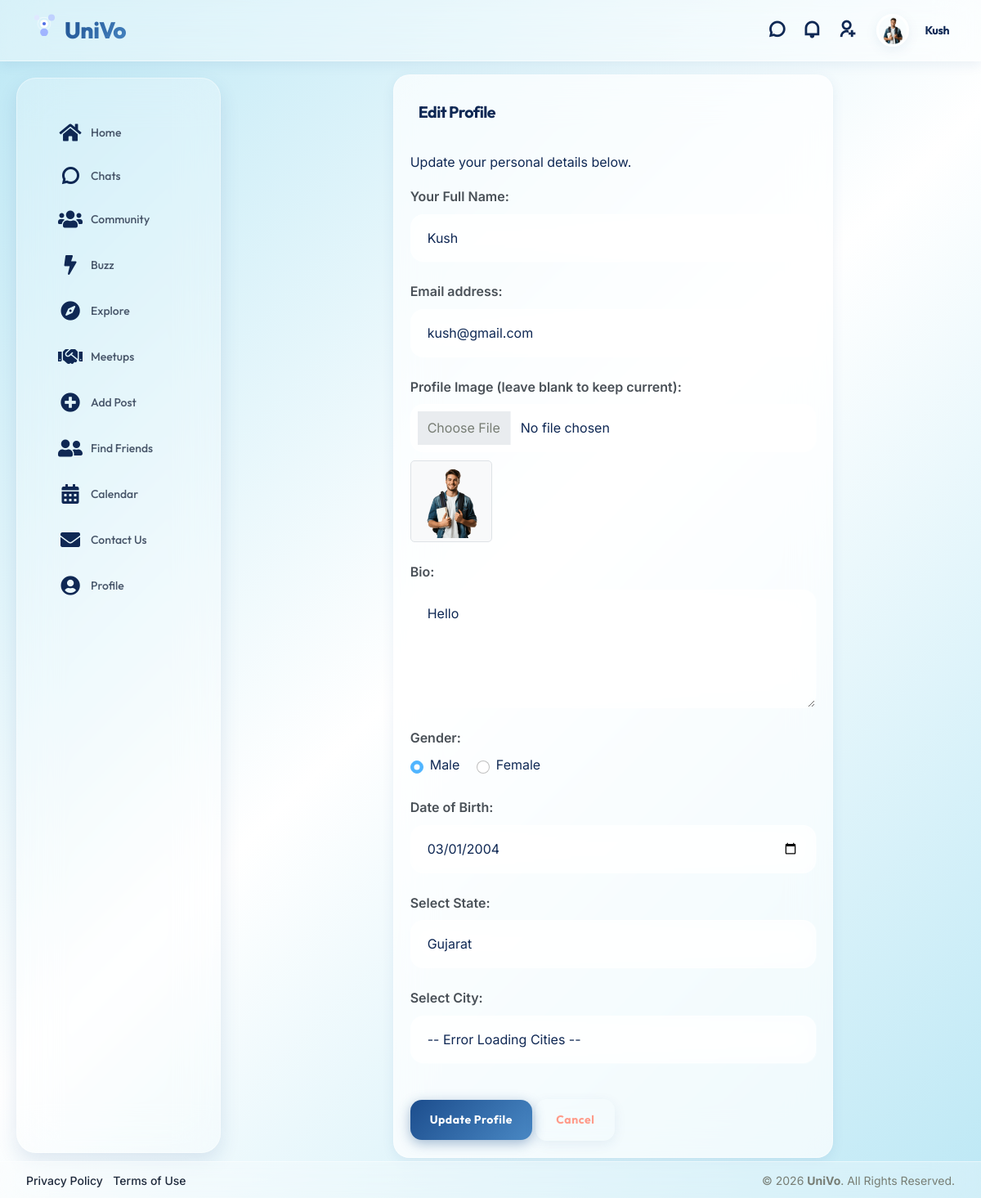
Screenshot of /profile/edit/ (signed in) with the database file from the repository.
### user/models.py (models this page shows, shortened)
class user(models.Model):
    userid=models.AutoField(primary_key=True)
    username=models.CharField(max_length=50)
    email=models.CharField(max_length=50)
    password=models.CharField(max_length=50)
    profile=models.ImageField(upload_to="assets/images/user/")
    bio=models.TextField(max_length=1000)
    gender=models.CharField(max_length=10)
    dob=models.DateField(validators=[no_future_date])
    cityid=models.ForeignKey(city,on_delete=models.CASCADE)
    registrationdt=models.DateTimeField(auto_now=True)
    last_checked_chats=models.DateTimeField(null=True, blank=True)
    last_checked_activity=models.DateTimeField(null=True, blank=True)
    last_checked_invites=models.DateTimeField(null=True, blank=True)
    last_seen=models.DateTimeField(null=True, blank=True)
    google_id=models.CharField(max_length=255, null=True, blank=True)  # Google OAuth user ID
    phone=models.CharField(max_length=15, null=True, blank=True)

### user/views.py (the view, shortened to what this page needs)
# urls.py: path('profile/edit/', views.edit_profile, name='edit_profile'),
def edit_profile(request):
    userid = request.session.get('userid')
    if not userid:
        return redirect('signin')
    u = user.objects.get(pk=userid)
    data = {
        "states": state.objects.all().order_by('statename'),
        "cities": city.objects.all().order_by('cityname'),
        "user_profile": u,
        "user_state_id": u.cityid.stateid.stateid if u.cityid else None,
    }
    return render(request, 'edit-profile.html', data)

### user/templates/edit-profile.html (shortened to what this page needs)
{% extends "base.html" %}
{% block content %}
<div class="content-inner" id="page_layout">
    <div class="container-fluid">
        <div class="row justify-content-center">
            <div class="col-sm-12 col-lg-8">
                <div class="card shadow-sm border-0 rounded-4">
                    <div class="card-header d-flex justify-content-between border-bottom-0 bg-transparent pt-4 px-4">
                        <div class="header-title">
                            <h4 class="card-title fw-bold">Edit Profile</h4>
                        </div>
                    </div>
                    <div class="card-body">
                        <p>Update your personal details below.</p>
                        <form method="post" enctype="multipart/form-data" action="{% url 'edit_profile' %}">
                            <div class="form-group">
                                <label class="form-label" for="name">Your Full Name:</label>
                                <input type="text" class="form-control" id="name" name="name"
                                    value="{{ user_profile.username }}" required>
                            </div>
                            <div class="form-group">
                                <label class="form-label" for="email">Email address:</label>
                                <input type="email" class="form-control" id="email" name="email"
                                    value="{{ user_profile.email }}" required>
                            </div>
                            <div class="form-group">
                                <label class="form-label" for="profile">Profile Image (leave blank to keep
                                    current):</label>
                                <input type="file" class="form-control" id="profile" name="fup">
                                {% if user_profile.profile %}
                                <div class="mt-2">
                                    <img src="{{ user_profile.profile.url }}" alt="Current Profile"
                                        class="img-thumbnail" style="max-height: 100px;">
                                </div>
                                {% endif %}
                            </div>
                            <div class="form-group">
                                <label class="form-label" for="bio">Bio:</label>
                                <textarea class="form-control" id="bio" name="bio" rows="4"
                                    required>{{ user_profile.bio }}</textarea>
                            </div>
                            <div class="form-group">
                                <label class="form-label">Gender:</label><br>
                                <div class="form-check form-check-inline">
                                    <input type="radio" class="form-check-input" name="gender" id="genderMale"
                                        value="male" {% if user_profile.gender|lower == 'male' %}checked{% endif %}>
                                    <label class="form-check-label" for="genderMale">Male</label>
                                </div>
                                <div class="form-check form-check-inline">
                                    <input type="radio" class="form-check-input" name="gender" id="genderFemale"
                                        value="female" {% if user_profile.gender|lower == 'female' %}checked{% endif %}>
                                    <label class="form-check-label" for="genderFemale">Female</label>
                                </div>
                            </div>
                            <div class="form-group">
                                <label class="form-label" for="dob">Date of Birth:</label>
                                <input type="date" class="form-control" id="dob" name="dob"
                                    value="{{ user_profile.dob|date:'Y-m-d' }}" required>
                            </div>
                            <div class="form-group">
                                <label class="form-label" for="state">Select State:</label>
                                <select name="state" id="state" class="form-control" required>
                                    {% for s in states %}
                                    <option value="{{ s.stateid }}" {% if user_state_id == s.stateid %}selected{% endif %}>{{ s.statename }}</option>
                                    {% endfor %}
                                </select>
                            </div>
                            <div class="form-group">
                                <label class="form-label" for="city">Select City:</label>
                                <select name="city" id="city" class="form-control" required disabled>
                                    <option value="">-- Select State First --</option>
                                </select>
                            </div>
                            <button type="submit" class="btn btn-primary mt-3">Update Profile</button>
                            <a href="{% url 'my_profile' %}" class="btn bg-danger-subtle mt-3 text-danger">Cancel</a>
                        </form>
                    </div>
                </div>
            </div>
        </div>
    </div>
</div>
{% endblock %}

### user/templates/base.html (shortened to what this page needs)
{% load static %}
<!doctype html>
<html lang="en">
  <head>
    <link rel="stylesheet" href="{% static 'assets/css/libs.min.css' %}" />
    <link rel="stylesheet" href="{% static 'assets/css/socialv1fc6.css' %}" />
    <link rel="stylesheet" href="{% static 'assets/css/custom_theme.css' %}?v=2.0" />
    <link
      rel="stylesheet"
      href="https://cdnjs.cloudflare.com/ajax/libs/font-awesome/5.15.4/css/all.min.css"
    />
    <link
      rel="stylesheet"
      href="https://cdn.jsdelivr.net/npm/remixicon@2.5.0/fonts/remixicon.css"
    />
    <link
      rel="stylesheet"
      href="https://cdn.jsdelivr.net/npm/vanillajs-datepicker@1.3.4/dist/css/datepicker.min.css"
    />
    <link
      rel="stylesheet"
      href="https://maxst.icons8.com/vue-static/landen/line-awesome/line-awesome/1.3.0/css/line-awesome.min.css"
    />
  </head>
  <body class="{% if user_settings and user_settings.dark_mode %}dark-mode{% endif %}">
    <div class="wrapper">
      <div class="iq-top-navbar">
        <div class="iq-navbar-custom">
          <nav class="navbar navbar-expand-lg navbar-light p-0">
            <div class="iq-navbar-logo d-flex justify-content-between">
              <a href="{% url 'home' %}">
                <img
                  src="{% static 'assets/images/animated_logo.svg' %}"
                  class="img-fluid rotating-logo"
                  alt="UniVo Logo"
                  style="max-height: 30px"
                />
                <span>UniVo</span>
              </a>
            </div>
            <div class="collapse navbar-collapse" id="navbarSupportedContent">
              <ul class="navbar-nav ms-auto navbar-list align-items-center">
                {% if current_user %}
                <li class="nav-item">
                  <a
                    href="{% url 'chats' %}"
                    class="d-flex align-items-center px-2 position-relative"
                    title="Community Chats"
                  >
                    <i class="ri-chat-3-line fs-5 text-white"></i>
                  </a>
                </li>
                <li class="nav-item">
                  <a
                    href="{% url 'activity' %}"
                    class="d-flex align-items-center px-2 position-relative"
                    title="Notifications"
                  >
                    <i class="ri-notification-line fs-5 text-white"></i>
                  </a>
                </li>
                <li class="nav-item">
                  <a
                    href="{% url 'invitations_list' %}"
                    class="d-flex align-items-center px-2 position-relative"
                    title="Friend Requests"
                  >
                    <i class="ri-user-add-line fs-5 text-white"></i>
                  </a>
                </li>
                <li class="nav-item dropdown">
                  <a
                    href="#"
                    class="d-flex align-items-center dropdown-toggle"
                    id="drop-down-arrow"
                    data-bs-toggle="dropdown"
                    aria-haspopup="true"
                    aria-expanded="false"
                  >
                    {% if current_user.profile %}
                    <img
                      src="{{ current_user.profile.url }}"
                      class="img-fluid rounded-circle me-3"
                      alt="user"
                      style="width: 40px; height: 40px; object-fit: cover"
                    />
                    {% else %}
                    <img
                      src="{% static 'assets/images/user/1.jpg' %}"
                      class="img-fluid rounded-circle me-3"
                      alt="user"
                    />
                    {% endif %}
                    <div class="caption">
                      <h6 class="mb-0 line-height">
                        {{ current_user.username|default:"User" }}
                      </h6>
                    </div>
                  </a>
                </li>
                {% else %}
                <li class="nav-item pe-3 d-flex align-items-center">
                  <a href="{% url 'signup' %}" class="d-flex align-items-center text-dark text-decoration-none" style="height: 40px; font-weight: 500;">
                    <i class="ri-login-box-line me-2 fs-5"></i> Login
                  </a>
                </li>
                {% endif %}
              </ul>
            </div>
          </nav>
        </div>
      </div>
      <div class="iq-sidebar sidebar-default">
        <div id="sidebar-scrollbar">
          <nav class="iq-sidebar-menu">
            <ul id="iq-sidebar-toggle" class="iq-menu">
              {% block sidebar %}
              <li class="">
                <a href="{% url 'home' %}" class="sidebar-link">
                  <i class="fas fa-home me-2"></i><span>Home</span>
                </a>
              </li>
              <li class="">
                <a href="{% url 'chats' %}" class="sidebar-link">
                  <i class="ri-chat-3-line me-2"></i><span>Chats</span>
                </a>
              </li>
              <li class="">
                <a href="{% url 'group' %}" class="sidebar-link">
                  <i class="fas fa-users me-2"></i><span>Community</span>
                </a>
              </li>
              <li class="">
                <a href="{% url 'buzz' %}" class="sidebar-link">
                  <i class="fas fa-bolt me-2"></i><span>Buzz</span>
                </a>
              </li>
              <li class="">
                <a href="{% url 'blog_list' %}" class="sidebar-link">
                  <i class="fas fa-compass me-2"></i><span>Explore</span>
                </a>
              </li>
              <li class="">
                <a href="{% url 'meetup_list' %}" class="sidebar-link">
                  <i class="fas fa-handshake me-2"></i><span>Meetups</span>
                </a>
              </li>
              <li class="">
                <a href="{% url 'unified_add_post' %}" class="sidebar-link">
                  <i class="fas fa-plus-circle me-2"></i><span>Add Post</span>
                </a>
              </li>
              <li class="">
                <a href="{% url 'users_list' %}" class="sidebar-link">
                  <i class="fas fa-user-friends me-2"></i><span>Find Friends</span>
                </a>
              </li>
              <li class="">
                <a href="{% url 'calendar' %}" class="sidebar-link">
                  <i class="fas fa-calendar-alt me-2"></i><span>Calendar</span>
                </a>
              </li>
              <li class="">
                <a href="{% url 'contact_us' %}" class="sidebar-link">
                  <i class="fas fa-envelope me-2"></i><span>Contact Us</span>
                </a>
              </li>
              <li class="">
                <a href="{% url 'my_profile' %}" class="sidebar-link">
                  <i class="fas fa-user-circle me-2"></i><span>Profile</span>
                </a>
              </li>
              {% endblock sidebar %}
            </ul>
          </nav>
          <div class="p-5"></div>
        </div>
      </div>
      <div id="content-page" class="content-page {% block content_class %}{% endblock %}">
        <div class="container-fluid">
          {% block content %} {% endblock %}
        </div>
      </div>
      <footer class="iq-footer bg-transparent border-top py-0" style="line-height: normal;">
        <div class="container-fluid">
          <div class="row align-items-center">
            <div class="col-md-6 text-center text-md-start mb-2 mb-md-0">
              <ul class="list-inline mb-0">
                <li class="list-inline-item">
                  <a href="#" class="text-secondary small text-decoration-none">Privacy Policy</a>
                </li>
                <li class="list-inline-item">
                  <a href="#" class="text-secondary small text-decoration-none">Terms of Use</a>
                </li>
              </ul>
            </div>
            <div class="col-md-6 text-center text-md-end text-secondary small">
              &copy; 2026 <strong>UniVo</strong>. All Rights Reserved.
            </div>
          </div>
        </div>
      </footer>
    </div>
    <div class="toast-container position-fixed bottom-0 end-0 p-3" style="z-index: 5000;">
    </div>
    </body>
</html>

### user/templates/edit-profile.html (style rules this page uses)
.form-group { margin-bottom: 1.5rem; }
.form-label { font-weight: 600; margin-bottom: 0.5rem; color: #495057; }
.form-control, .form-select { padding: 12px 16px; border-radius: 10px; border: 1.5px solid #eee; background-color: #f8f9fa; transition: all 0.3s ease; }

### rows the page displays
user: profile (picture), username "Kush", name "Kush", email "kush@gmail.com", bio "Hello", gender "☑ Male", gender "☐ Female", dob "03/01/2004"

### other values shown
form field state "Gujarat"
